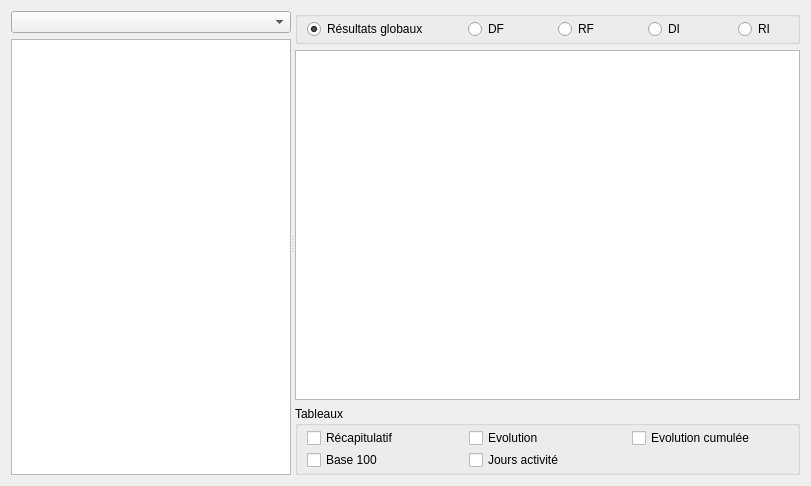
<?xml version="1.0" encoding="UTF-8"?>
<ui version="4.0">
 <class>DialogTables</class>
 <widget class="QWidget" name="DialogTables">
  <property name="geometry">
   <rect>
    <x>0</x>
    <y>0</y>
    <width>811</width>
    <height>486</height>
   </rect>
  </property>
  <property name="windowTitle">
   <string>Tableaux</string>
  </property>
  <layout class="QVBoxLayout" name="verticalLayout_3">
   <item>
    <widget class="QSplitter" name="splitter">
     <property name="orientation">
      <enum>Qt::Horizontal</enum>
     </property>
     <widget class="QWidget" name="layoutWidget">
      <layout class="QVBoxLayout" name="verticalLayout">
       <item>
        <widget class="QComboBox" name="comboListAudits"/>
       </item>
       <item>
        <widget class="QTreeView" name="treeView">
         <property name="editTriggers">
          <set>QAbstractItemView::NoEditTriggers</set>
         </property>
         <property name="showDropIndicator" stdset="0">
          <bool>false</bool>
         </property>
         <attribute name="headerVisible">
          <bool>false</bool>
         </attribute>
        </widget>
       </item>
      </layout>
     </widget>
     <widget class="QWidget" name="layoutWidget">
      <layout class="QVBoxLayout" name="verticalLayout_2">
       <item>
        <widget class="QGroupBox" name="groupBoxMode">
         <property name="title">
          <string/>
         </property>
         <layout class="QHBoxLayout" name="horizontalLayout">
          <property name="spacing">
           <number>40</number>
          </property>
          <property name="topMargin">
           <number>2</number>
          </property>
          <property name="bottomMargin">
           <number>2</number>
          </property>
          <item>
           <widget class="QRadioButton" name="radioButtonGlobal">
            <property name="layoutDirection">
             <enum>Qt::LeftToRight</enum>
            </property>
            <property name="text">
             <string>Résultats globaux</string>
            </property>
            <property name="checked">
             <bool>true</bool>
            </property>
           </widget>
          </item>
          <item>
           <widget class="QRadioButton" name="radioButtonDF">
            <property name="text">
             <string>DF</string>
            </property>
           </widget>
          </item>
          <item>
           <widget class="QRadioButton" name="radioButtonRF">
            <property name="text">
             <string>RF</string>
            </property>
           </widget>
          </item>
          <item>
           <widget class="QRadioButton" name="radioButtonDI">
            <property name="text">
             <string>DI</string>
            </property>
           </widget>
          </item>
          <item>
           <widget class="QRadioButton" name="radioButtonRI">
            <property name="text">
             <string>RI</string>
            </property>
           </widget>
          </item>
         </layout>
        </widget>
       </item>
       <item>
        <widget class="QTextBrowser" name="textBrowser">
         <property name="textInteractionFlags">
          <set>Qt::NoTextInteraction</set>
         </property>
        </widget>
       </item>
       <item>
        <widget class="QGroupBox" name="groupBoxTables">
         <property name="title">
          <string>Tableaux</string>
         </property>
         <layout class="QGridLayout" name="gridLayout">
          <property name="topMargin">
           <number>2</number>
          </property>
          <property name="bottomMargin">
           <number>2</number>
          </property>
          <property name="verticalSpacing">
           <number>2</number>
          </property>
          <item row="0" column="0">
           <widget class="QCheckBox" name="checkBoxRecap">
            <property name="text">
             <string>Récapitulatif</string>
            </property>
           </widget>
          </item>
          <item row="0" column="1">
           <widget class="QCheckBox" name="checkBoxEvolution">
            <property name="text">
             <string>Evolution</string>
            </property>
           </widget>
          </item>
          <item row="0" column="2">
           <widget class="QCheckBox" name="checkBoxEvolutionCumul">
            <property name="text">
             <string>Evolution cumulée</string>
            </property>
           </widget>
          </item>
          <item row="1" column="0">
           <widget class="QCheckBox" name="checkBoxBase100">
            <property name="text">
             <string>Base 100</string>
            </property>
           </widget>
          </item>
          <item row="1" column="1">
           <widget class="QCheckBox" name="checkBoxJoursAct">
            <property name="text">
             <string>Jours activité</string>
            </property>
           </widget>
          </item>
         </layout>
        </widget>
       </item>
      </layout>
     </widget>
    </widget>
   </item>
  </layout>
 </widget>
 <resources/>
 <connections/>
</ui>
